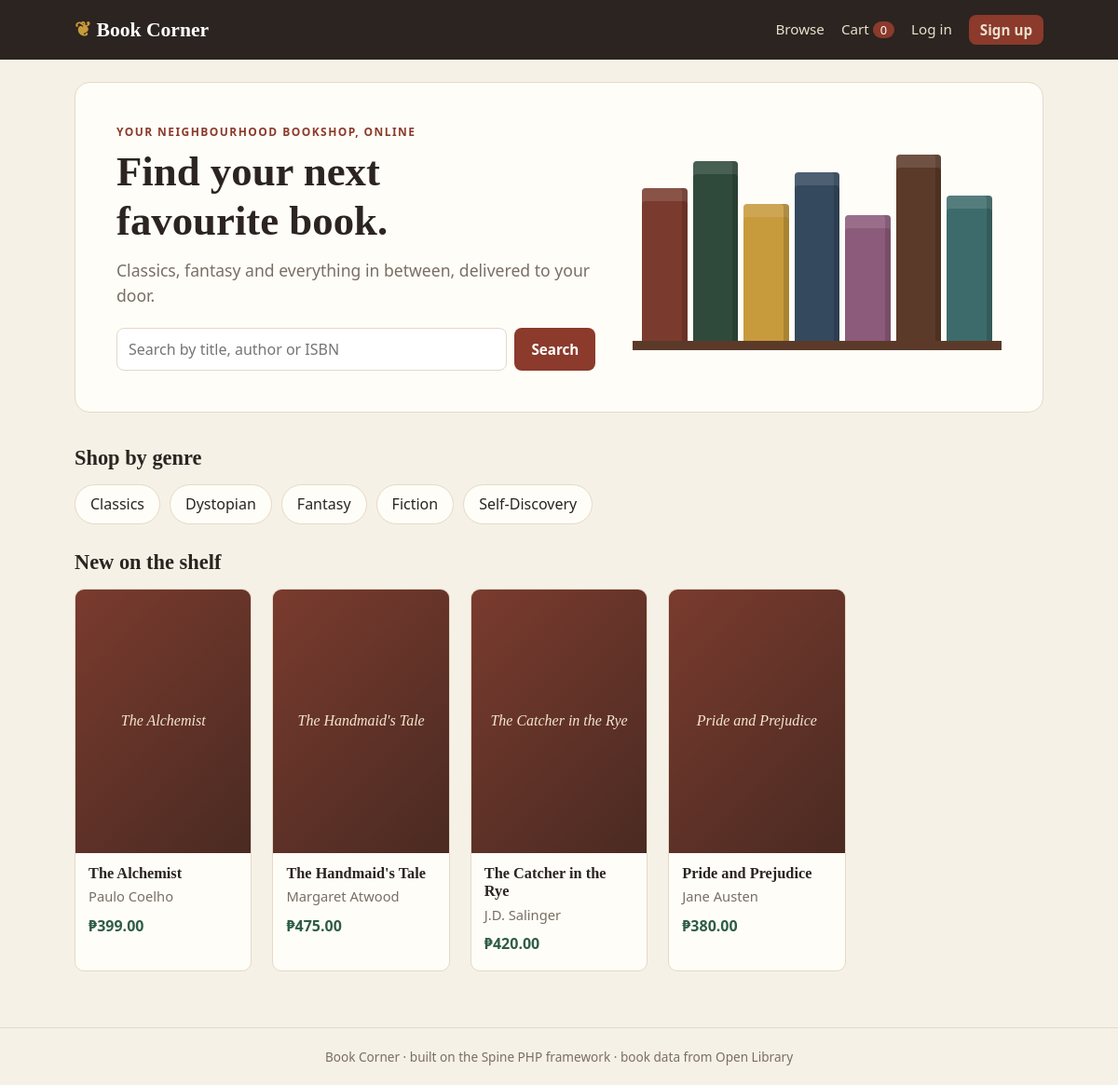
Screenshot of /public/ with the database file from the repository.
### tables this page shows
CREATE TABLE categories (
    id   INT AUTO_INCREMENT PRIMARY KEY,
    name VARCHAR(60) NOT NULL UNIQUE
);

CREATE TABLE books (
    id          INT AUTO_INCREMENT PRIMARY KEY,
    category_id INT NULL,
    isbn        VARCHAR(13) NOT NULL,
    title       VARCHAR(200) NOT NULL,
    author      VARCHAR(200) NOT NULL,
    publisher   VARCHAR(150) NULL,
    year        SMALLINT NULL,
    pages       INT NULL,
    price       DECIMAL(10,2) NOT NULL,
    stock       INT NOT NULL DEFAULT 0,
    cover_url   VARCHAR(255) NULL,
    description TEXT NULL,
    created_at  TIMESTAMP DEFAULT CURRENT_TIMESTAMP,
    FOREIGN KEY (category_id) REFERENCES categories(id) ON DELETE SET NULL
);

### spine/View.php (called while the page is built, shortened)
<?php
class View
{
    public static function render(string $template, array $data = [], ?string $layout = 'layout'): string
    {
        $content = self::capture(BASE_PATH . "/app/Views/$template.php", $data);
        return self::capture(BASE_PATH . "/app/Views/$layout.php", array_merge($data, ['content' => $content]));
    }
    private static function capture(string $file, array $data): string
    {
        extract($data);
        require $file;
        return ob_get_clean();
    }
}

### spine/Controller.php (called while the page is built, shortened)
<?php
abstract class Controller
{
    protected function view(string $template, array $data = []): Response
    {
        return Response::html(View::render($template, $data));
    }
}

### app/Controllers/HomeController.php (called while the page is built, shortened)
<?php
class HomeController extends Controller
{
    public function index(Request $request): Response
    {
        return $this->view('home', [
            'title'      => 'Welcome',
            'latest'     => Book::latest(4),
            'categories' => Category::all('name'),
        ]);
    }
}

### spine/Router.php (called while the page is built, shortened)
<?php
class Router
{
    private array $routes = [];
    private array $globalMiddleware = [];
    private function add(string $method, string $path, array $action): self
    {
        $this->routes[] = ['method' => $method, 'path' => $path, 'action' => $action, 'middleware' => []];
        return $this;
    }
    public function middleware(string ...$names): self
    {
        $last = array_key_last($this->routes);
        $this->routes[$last]['middleware'] = array_merge($this->routes[$last]['middleware'], $names);
        return $this;
    }
    public function useGlobal(string $class): void
    {
        $this->globalMiddleware[] = $class;
    }
    private function toRegex(string $path): string
    {
        $pattern = preg_replace('#\{(\w+)\}#', '(?P<$1>[^/]+)', $path);
        return '#^' . $pattern . '$#';
    }
    public function dispatch(Request $request): Response
    {
        foreach ($this->routes as $route) {
            if (!preg_match($this->toRegex($route['path']), $request->path(), $matches)) {
                continue;
            }
            $request->params = array_filter($matches, 'is_string', ARRAY_FILTER_USE_KEY);
            [$class, $method] = $route['action'];
            $core = function (Request $req) use ($class, $method) {
                $result = (new $class())->$method($req);
                return $result instanceof Response ? $result : Response::html((string) $result);
            };
            $names = array_merge($this->globalMiddleware, $route['middleware']);
            return $this->runPipeline($names, $request, $core);
        }
        $notFound = fn() => Response::html(View::render('errors/404', ['title' => 'Page not found']), 404);
        return $this->runPipeline($this->globalMiddleware, $request, $notFound);
    }
    private function runPipeline(array $names, Request $request, callable $core): Response
    {
        $next = $core;
        foreach (array_reverse($names) as $name) {
            $next = fn(Request $req) => (new $class())->handle($req, $next);
        }
        return $next($request);
    }
}

### app/Middleware/CsrfMiddleware.php (called while the page is built, shortened)
<?php
class CsrfMiddleware implements Middleware
{
    public function handle(Request $request, callable $next): Response
    {
        return $next($request);
    }
}

### app/Middleware/LogMiddleware.php (called while the page is built, shortened)
<?php
class LogMiddleware implements Middleware
{
    public function handle(Request $request, callable $next): Response
    {
        $response = $next($request);
        return $response;
    }
}

### spine/App.php (called while the page is built, shortened)
<?php
class App
{
    public Router $router;
    public function __construct(string $basePath)
    {
        require_once __DIR__ . '/helpers.php';
        $this->router = new Router();
    }
    public function run(): void
    {
        try {
            $response = $this->router->dispatch(new Request());
        } catch (\Throwable $e) {
            error_log('[Spine] ' . $e->getMessage());
            $message = Env::get('APP_DEBUG') === 'true'
                ? $e->getMessage() . ' in ' . basename($e->getFile()) . ':' . $e->getLine()
                : 'Something went wrong. Please try again.';
            $response = Response::html(View::render('errors/500', ['title' => 'Error', 'message' => $message]), 500);
        }
    }
}

### spine/Env.php (called while the page is built, shortened)
<?php
class Env
{
    private static array $values = [];
    public static function get(string $key, $default = null)
    {
        return self::$values[$key] ?? $default;
    }
}

### spine/helpers.php (called while the page is built, shortened)
<?php
function url(string $path = '/'): string
{
    return rtrim(Env::get('APP_URL', ''), '/') . '/' . ltrim($path, '/');
}
function e($value): string
{
    return htmlspecialchars((string) $value, ENT_QUOTES, 'UTF-8');
}
function peso($amount): string
{
    return '₱' . number_format((float) $amount, 2);
}

### spine/Database.php (called while the page is built, shortened)
<?php
class Database
{
    private static ?PDO $pdo = null;
    public static function connection(): PDO
    {
        if (self::$pdo === null) {
            $driver = Env::get('DB_DRIVER', 'mysql');
            if ($driver === 'sqlite') {
                $dsn = 'sqlite:' . Env::get('DB_DATABASE');
                self::$pdo = new PDO($dsn);
            } else {
                $dsn = sprintf(
                    'mysql:host=%s;port=%s;dbname=%s;charset=utf8mb4',
                    Env::get('DB_HOST', '127.0.0.1'),
                    Env::get('DB_PORT', '3306'),
                    Env::get('DB_DATABASE', 'book_corner')
                );
                self::$pdo = new PDO($dsn, Env::get('DB_USERNAME', 'root'), Env::get('DB_PASSWORD', ''));
            }
            self::$pdo->setAttribute(PDO::ATTR_ERRMODE, PDO::ERRMODE_EXCEPTION);
            self::$pdo->setAttribute(PDO::ATTR_DEFAULT_FETCH_MODE, PDO::FETCH_ASSOC);
        }
        return self::$pdo;
    }
    public static function query(string $sql, array $params = []): \PDOStatement
    {
        $stmt = self::connection()->prepare($sql);
        $stmt->execute($params);
        return $stmt;
    }
}

### spine/Model.php (called while the page is built, shortened)
<?php
abstract class Model
{
    protected static string $table = '';
    public static function all(string $orderBy = 'id DESC'): array
    {
        return Database::query("SELECT * FROM " . static::$table . " ORDER BY $orderBy")->fetchAll();
    }
}

### spine/autoload.php (called while the page is built, shortened)
<?php
spl_autoload_register(function (string $class) {
    $prefixes = [
        'Spine\\' => __DIR__ . '/',
        'App\\'   => dirname(__DIR__) . '/app/',
    ];
    foreach ($prefixes as $prefix => $dir) {
        if (str_starts_with($class, $prefix)) {
            $file = $dir . str_replace('\\', '/', substr($class, strlen($prefix))) . '.php';
            return;
        }
    }
});

### app/Models/Book.php (called while the page is built, shortened)
<?php
class Book extends Model
{
    public static function latest(int $limit = 4): array
    {
        return Database::query("SELECT * FROM books ORDER BY id DESC LIMIT " . (int) $limit)->fetchAll();
    }
}

### public/index.php (called while the page is built, shortened)
<?php
require __DIR__ . '/../spine/autoload.php';
$app = new Spine\App(dirname(__DIR__));
$app->run();

### spine/Session.php (called while the page is built, shortened)
<?php
class Session
{
    public static function get(string $key, $default = null)
    {
        return $_SESSION[$key] ?? $default;
    }
}

### app/Services/Cart.php (called while the page is built, shortened)
<?php
class Cart
{
    public static function items(): array
    {
        return Session::get('cart', []);
    }
    public static function count(): int
    {
        return array_sum(self::items());
    }
}

### app/Views/partials/book-card.php (the view, shortened to what this page needs)
<a class="card" href="<?= url('/books/' . $book['id']) ?>">
    <div class="cover">
        <span class="cover-fallback"><?= e($book['title']) ?></span>
    </div>
    <div class="card-body">
        <h3><?= e($book['title']) ?></h3>
        <p class="muted"><?= e($book['author']) ?></p>
        <p class="price"><?= peso($book['price']) ?></p>
    </div>
</a>

### app/Views/home.php
<section class="hero">
    <div>
        <p class="eyebrow">Your neighbourhood bookshop, online</p>
        <h1>Find your next<br>favourite book.</h1>
        <p class="lead">Classics, fantasy and everything in between, delivered to your door.</p>
        <form action="<?= url('/books') ?>" class="search">
            <input type="search" name="q" placeholder="Search by title, author or ISBN">
            <button class="btn">Search</button>
        </form>
    </div>
    <div class="hero-shelf" aria-hidden="true">
        <span style="--h:78%;--c:#7a3b2e"></span><span style="--h:92%;--c:#2f4a3a"></span>
        <span style="--h:70%;--c:#c79a3b"></span><span style="--h:86%;--c:#34495e"></span>
        <span style="--h:64%;--c:#8c5a7a"></span><span style="--h:95%;--c:#5b3a29"></span>
        <span style="--h:74%;--c:#3d6b6b"></span>
    </div>
</section>
<h2 class="section-title">Shop by genre</h2>
<div class="chips">
    <?php foreach ($categories as $cat): ?>
        <a class="chip" href="<?= url('/books?category=' . $cat['id']) ?>"><?= e($cat['name']) ?></a>
    <?php endforeach; ?>
</div>
<h2 class="section-title">New on the shelf</h2>
<div class="grid">
    <?php foreach ($latest as $book): ?>
        <?php require BASE_PATH . '/app/Views/partials/book-card.php'; ?>
    <?php endforeach; ?>
</div>

### app/Views/layout.php (shortened to what this page needs)
<?php
$user  = Session::get('user');
?>
<!DOCTYPE html>
<html lang="en">
<head>
    <link rel="stylesheet" href="<?= url('/css/style.css') ?>">
</head>
<body>
<header class="topbar">
    <div class="wrap topbar-inner">
        <a class="brand" href="<?= url('/') ?>"><span class="brand-mark">❦</span> Book Corner</a>
        <nav>
            <a href="<?= url('/books') ?>">Browse</a>
            <a href="<?= url('/cart') ?>">Cart <span class="pill"><?= Cart::count() ?></span></a>
            <?php if ($user): ?>
                <a href="<?= url('/orders') ?>">My orders</a>
                <?php if ($user['role'] === 'admin'): ?>
                    <a href="<?= url('/admin') ?>" class="admin-link">Admin</a>
                <?php endif; ?>
                <form method="post" action="<?= url('/logout') ?>" class="inline">
                    <?= csrf_field() ?>
                    <button class="link-btn">Log out (<?= e($user['name']) ?>)</button>
                </form>
            <?php else: ?>
                <a href="<?= url('/login') ?>">Log in</a>
                <a href="<?= url('/register') ?>" class="btn btn-small">Sign up</a>
            <?php endif; ?>
        </nav>
    </div>
</header>
<main class="wrap">
    <?= $content ?>
</main>
<footer class="footer">
    <div class="wrap">Book Corner · built on the Spine PHP framework · book data from Open Library</div>
</footer>
</body>
</html>

### spine/Response.php (shortened to what this page needs)
<?php
class Response
{
    public function send(): void
    {
        echo $this->body;
    }
}

### public/css/style.css (style rules this page uses)
:root { --paper: #f6f1e7; --card: #fffdf8; --ink: #2b2420; --muted: #7a6e64; --line: #e4d9c6; --accent: #8b3a2b; --accent-dark: #6d2c20; --green: #2f5d46; --gold: #c79a3b; --radius: 10px; --serif: Georgia, "Times New Roman", serif; --sans: "Segoe UI", system-ui, -apple-system, sans-serif; }
* { box-sizing: border-box; }
body { margin: 0; background: var(--paper); color: var(--ink); font: 16px/1.55 var(--sans); }
a { color: var(--accent); }
h1, h2, h3 { font-family: var(--serif); font-weight: 600; line-height: 1.2; }
h1 { font-size: 2rem; margin: .5rem 0 1rem; }
.wrap { max-width: 1080px; margin: 0 auto; padding: 0 20px; }
main.wrap { padding-top: 24px; padding-bottom: 60px; min-height: 70vh; }
.muted { color: var(--muted); font-size: .92rem; margin: 0; }
.topbar { background: var(--ink); color: #fff; }
.topbar-inner { display: flex; align-items: center; justify-content: space-between; height: 64px; }
.brand { color: #fff; text-decoration: none; font: 600 1.35rem var(--serif); }
.brand-mark { color: var(--gold); }
.topbar nav { display: flex; align-items: center; gap: 18px; }
.topbar nav a, .topbar .link-btn { color: #eadfcd; text-decoration: none; font-size: .95rem; }
.pill { background: var(--accent); color: #fff; border-radius: 99px; padding: 0 8px; font-size: .8rem; }
.btn { display: inline-block; background: var(--accent); color: #fff; border: 0; border-radius: 8px; padding: 10px 18px; font: 600 .95rem var(--sans); cursor: pointer; text-decoration: none; }
.btn-small { padding: 6px 12px; }
.hero { display: grid; grid-template-columns: 1.3fr 1fr; gap: 40px; align-items: center; background: var(--card); border: 1px solid var(--line); border-radius: 16px; padding: 44px; margin-bottom: 36px; }
.hero h1 { font-size: 2.8rem; margin: 0 0 12px; }
.eyebrow { text-transform: uppercase; letter-spacing: .12em; font-size: .75rem; color: var(--accent); font-weight: 700; margin: 0 0 6px; }
.lead { font-size: 1.1rem; color: var(--muted); margin: 0 0 20px; }
.search { display: flex; gap: 8px; }
.search input { flex: 1; }
.hero-shelf { display: flex; align-items: flex-end; gap: 6px; height: 220px; padding: 0 10px; border-bottom: 10px solid #5b3a29; }
.hero-shelf span { flex: 1; height: var(--h); background: var(--c); border-radius: 4px 4px 0 0; box-shadow: inset -6px 0 0 rgba(0,0,0,.15), inset 0 14px 0 rgba(255,255,255,.12); }
.section-title { font-size: 1.4rem; margin: 28px 0 14px; }
.chips { display: flex; flex-wrap: wrap; gap: 10px; }
.chip { background: var(--card); border: 1px solid var(--line); padding: 8px 16px; border-radius: 99px; text-decoration: none; color: var(--ink); }
.grid { display: grid; grid-template-columns: repeat(auto-fill, minmax(190px, 1fr)); gap: 22px; margin-top: 14px; }
.card { background: var(--card); border: 1px solid var(--line); border-radius: var(--radius); overflow: hidden; text-decoration: none; color: inherit; transition: transform .15s, box-shadow .15s; }
.card-body { padding: 12px 14px 16px; }
.card h3 { font-size: 1.02rem; margin: 0 0 4px; }
.price { color: var(--green); font-weight: 700; margin: 8px 0 0; }
.cover { position: relative; aspect-ratio: 2 / 3; background: linear-gradient(135deg, #7a3b2e, #4a2a22); display: flex; align-items: center; justify-content: center; overflow: hidden; }
.cover-fallback { color: #f3e6cf; font: italic 1rem var(--serif); padding: 16px; text-align: center; }
input, select, textarea { width: 100%; padding: 10px 12px; border: 1px solid var(--line); border-radius: 8px; background: #fff; font: inherit; color: var(--ink); }
.footer { border-top: 1px solid var(--line); color: var(--muted); font-size: .85rem; padding: 20px 0; text-align: center; }

### rows the page displays
categories: name "Classics"
categories: name "Dystopian"
categories: name "Fantasy"
categories: name "Fiction"
categories: name "Self-Discovery"
books: title "The Alchemist", author "Paulo Coelho", price "₱399.00"
books: title "The Handmaid's Tale", author "Margaret Atwood", price "₱475.00"
books: title "The Catcher in the Rye", author "J.D. Salinger", price "₱420.00"
books: title "Pride and Prejudice", author "Jane Austen", price "₱380.00"

### other values shown
Cart::count() "0"
